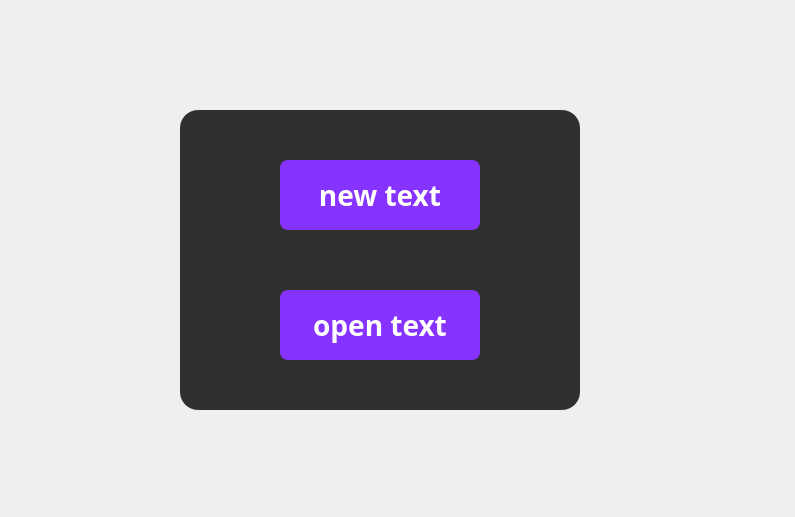
<?xml version="1.0" encoding="UTF-8"?>
<ui version="4.0">
 <class>MainMenu</class>
 <widget class="QWidget" name="MainMenu">
  <property name="geometry">
   <rect>
    <x>0</x>
    <y>0</y>
    <width>795</width>
    <height>517</height>
   </rect>
  </property>
  <property name="windowTitle">
   <string>MainMenu</string>
  </property>
  <property name="styleSheet">
   <string notr="true">
				QWidget
				{
				background: url(C:/Users/GH/Desktop/New folder (4)/pho.png)

				}
			</string>
  </property>
  <widget class="QLabel" name="photo">
   <property name="geometry">
    <rect>
     <x>0</x>
     <y>0</y>
     <width>800</width>
     <height>600</height>
    </rect>
   </property>
   <property name="styleSheet">
    <string notr="true">
QWidget
{

size : 80px 600px;
}
</string>
   </property>
   <property name="text">
    <string/>
   </property>
   <property name="pixmap">
    <pixmap>../../../Desktop/New folder/final.png</pixmap>
   </property>
   <property name="scaledContents">
    <bool>true</bool>
   </property>
  </widget>
  <widget class="QFrame" name="frame">
   <property name="geometry">
    <rect>
     <x>180</x>
     <y>110</y>
     <width>400</width>
     <height>300</height>
    </rect>
   </property>
   <property name="styleSheet">
    <string notr="true">
					QFrame{
					background-color: #281C2D;
background :rgba(0,0,0,0.8);
					border-radius:18px;
					padding: 5px;
					}
				</string>
   </property>
   <property name="frameShape">
    <enum>QFrame::StyledPanel</enum>
   </property>
   <property name="frameShadow">
    <enum>QFrame::Raised</enum>
   </property>
   <widget class="QPushButton" name="pushButton_8">
    <property name="geometry">
     <rect>
      <x>100</x>
      <y>50</y>
      <width>200</width>
      <height>70</height>
     </rect>
    </property>
    <property name="font">
     <font>
      <family>Segoe Print</family>
      <pointsize>-1</pointsize>
      <bold>true</bold>
     </font>
    </property>
    <property name="cursor">
     <cursorShape>PointingHandCursor</cursorShape>
    </property>
    <property name="toolTip">
     <string>&lt;html&gt;&lt;head/&gt;&lt;body&gt;&lt;p&gt;&lt;span style=&quot; font-size:28pt;&quot;&gt;new text&lt;/span&gt;&lt;/p&gt;&lt;/body&gt;&lt;/html&gt;</string>
    </property>
    <property name="whatsThis">
     <string>&lt;html&gt;&lt;head/&gt;&lt;body&gt;&lt;p&gt;New text&lt;/p&gt;&lt;/body&gt;&lt;/html&gt;</string>
    </property>
    <property name="styleSheet">
     <string notr="true">
						QPushButton
						{
						background-color: #8733ff;
						color: #fff;
						font-size: 28px;
						font-weight: bold;
						border: none;
						border-radius: 8px;
						padding: 5px;

						}
						QPushButton::pressed
						{
						background-color: qlineargradient(spread:pad, x1:0, y1:0.511, x2:1, y2:0.511, stop:0 rgba(0, 207, 179, 255),stop:1 rgba(70, 255, 230, 255));

						}
						QPushButton::hover
						{
						background-color: #A369F6;

						}
					</string>
    </property>
    <property name="text">
     <string>new text</string>
    </property>
   </widget>
   <widget class="QPushButton" name="pushButton_9">
    <property name="geometry">
     <rect>
      <x>100</x>
      <y>180</y>
      <width>200</width>
      <height>70</height>
     </rect>
    </property>
    <property name="font">
     <font>
      <family>Segoe Print</family>
      <pointsize>-1</pointsize>
      <bold>true</bold>
     </font>
    </property>
    <property name="cursor">
     <cursorShape>PointingHandCursor</cursorShape>
    </property>
    <property name="styleSheet">
     <string notr="true">
						QPushButton
						{
						background-color: #8733ff;
						color: #fff;
						font-size: 28px;
						font-weight: bold;
						border: none;
						border-radius: 8px;
						padding: 5px;

						}
						QPushButton::pressed
						{
						background-color: qlineargradient(spread:pad, x1:0, y1:0.511, x2:1, y2:0.511, stop:0 rgba(0, 207, 179, 255),stop:1 rgba(70, 255, 230, 255));

						}
						QPushButton::hover
						{
						background-color: #A369F6;

						}
					</string>
    </property>
    <property name="text">
     <string>open text</string>
    </property>
   </widget>
   <zorder>pushButton_9</zorder>
   <zorder>pushButton_8</zorder>
  </widget>
 </widget>
 <layoutdefault spacing="6" margin="11"/>
 <resources/>
 <connections/>
</ui>
